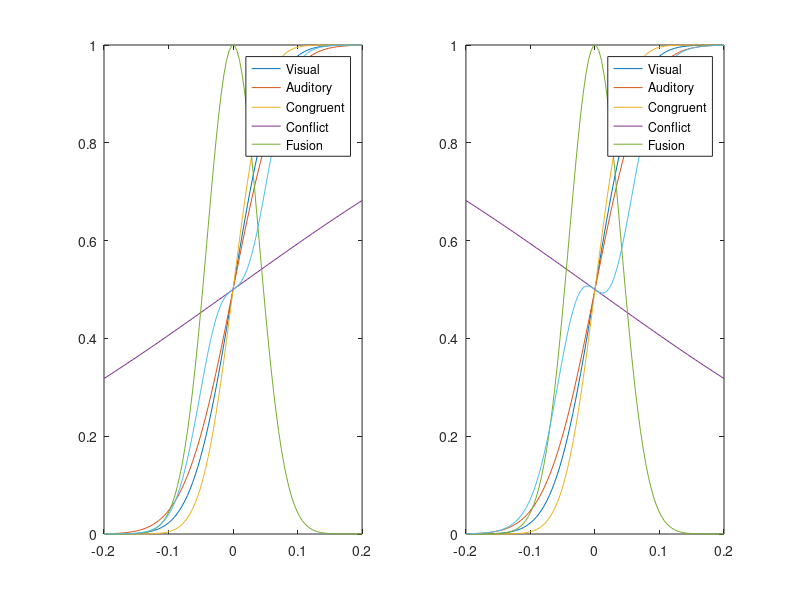

MATLAB code to generate this figure:


visRel = 0.05;
audRel = 0.06;
fusStd = 0.04;

bimRel = sqrt( ((visRel.^2)*(audRel.^2)) ./ ((visRel.^2)+(audRel.^2)) ); 

sigVal = linspace(-0.2,+0.2,100);

fuseProb = normpdf(sigVal,0,fusStd)./normpdf(0,0,fusStd);

visResp = normcdf(sigVal,0,visRel);
audResp = normcdf(sigVal,0,audRel);
congResp = normcdf(sigVal,0,bimRel);
confRespAud = normcdf( (visRel*sigVal-audRel*sigVal)./(visRel+audRel) ,0,bimRel);
confRespVis = normcdf( (audRel*sigVal-visRel*sigVal)./(visRel+audRel) ,0,bimRel);

confTotVis = fuseProb.*confRespVis + (1-fuseProb).*visResp;
confTotAud = fuseProb.*confRespAud + (1-fuseProb).*audResp;

figure(1)
subplot(1,2,1)
plot(sigVal,visResp, sigVal,audResp, sigVal,congResp, sigVal,confRespVis, sigVal,fuseProb, sigVal,confTotVis)
legend({'Visual','Auditory','Congruent','Conflict','Fusion'})
axis([-0.2,+0.2,0,1])

subplot(1,2,2)
plot(sigVal,visResp, sigVal,audResp, sigVal,congResp, sigVal,confRespAud, sigVal,fuseProb, sigVal,confTotAud)
legend({'Visual','Auditory','Congruent','Conflict','Fusion'})
axis([-0.2,+0.2,0,1])